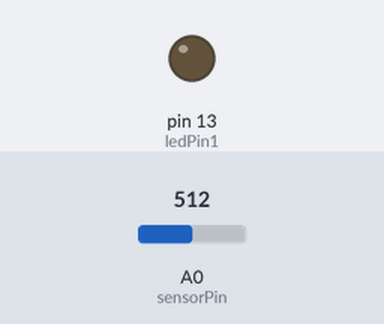
The sketch below on a simulated Arduino Uno, built with avr-gcc and run on an emulated ATmega328P. Shown: output pins drawn as LEDs (lit = HIGH). The test bench sets the inputs (shaded band); at power-on: A0 (sensorPin) = 512.

Above: at 1.2 s.
1.3 s: A0 (sensorPin) set to 489
At 2.7 s:
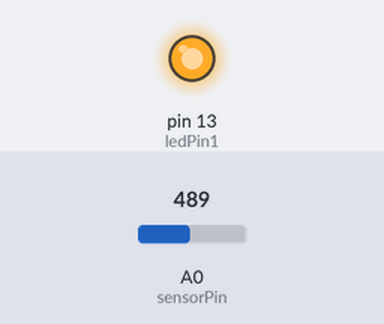
Timing chart, 0 to 4.3 s (numbered marks = the images above; inputs shaded):
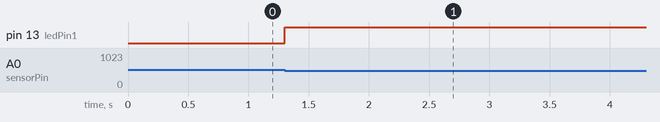

The sketch:

PhotoResistor.ino
```cpp
int sensorPin = A0;   //will connect to photoresistor/resistance
int ledPin1 = 13;     //led pin for first LED
int value = 5;            //declared but not initialized

const double midValue = 2.4; //low reading plus high reading divided by 2
boolean ledState1 = false;    //initially LED is off

void setup() {
  // put your setup code here, to run once:
  pinMode( sensorPin, INPUT );
  pinMode( ledPin1, OUTPUT );
  Serial.begin(9600);
}

void loop() {
  // put your main code here, to run repeatedly:
  value = analogRead(sensorPin);
//  Serial.print("Voltage: ");
//  Serial.println( value*0.0048 );
//  delay(500);
  if( 0.0048*value < midValue && ledState1 == false )
  {
    digitalWrite( ledPin1, HIGH );
    ledState1 = true;
  }

}
```

Measured:
- the behaviour switches between 500 and 499 on A0 (sensorPin) (found by bisection; images 0 and 1)
- after the input at 1.3 s, pin 13 (ledPin1): LOW → HIGH at once
